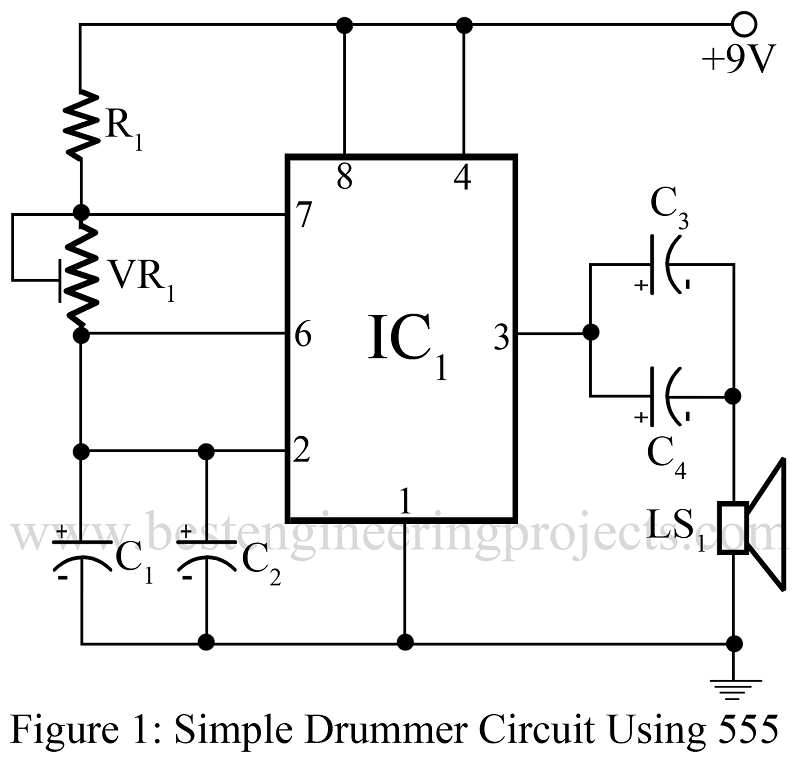
#> input picture opencv/project-using-555.webp, 800 x 758 px, given in place of the camera
$ python Video_captur_color.py
#> lines starting #> are read from the running program, lines starting #| are printed output that depends on the picture
import cv2
import matplotlib.pyplot as plt
import numpy as np

cap = cv2.VideoCapture(0)

while(1):

    # Take each frame
    _, frame = cap.read()
#> frame is the input picture: shape (758, 800, 3); min 0, max 255, mean 239.2

    # Convert BGR to HSV
    hsv = cv2.cvtColor(frame, cv2.COLOR_BGR2HSV)
#> hsv: shape (758, 800, 3); mean H, S, V 0, 0, 239.2

    # define range of red color in HSV
    lower_red = np.array([0,70,50])
    upper_red = np.array([10,255,255])

    #Threshold the HSV image to get only red colors
    mask = cv2.inRange(hsv, lower_red, upper_red)
#> mask: shape (758, 800); every value is 0

    # Bitwise-AND mask and original image
    res = cv2.bitwise_and(frame,frame, mask= mask)
#> res: shape (758, 800, 3); every value is 0

    # we are just adding 2 more channels on the mask so we can stack it along other images
    mask_3 = cv2.cvtColor(mask, cv2.COLOR_GRAY2BGR)

    # stacking up all three images together
    stacked = np.hstack((mask_3,frame,res))
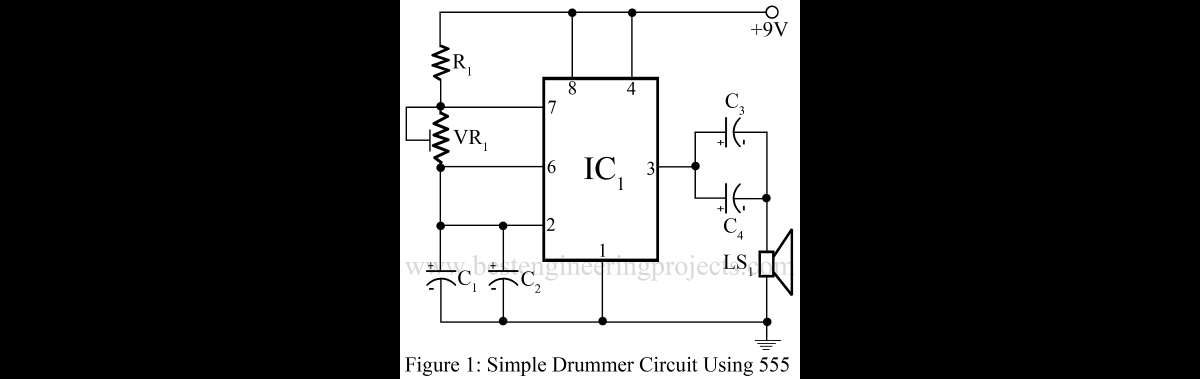
#> stacked: shape (758, 2400, 3) (shown at 1/2 size); min 0, max 255, mean 79.7

    cv2.imshow('Result',cv2.resize(stacked,None,fx=0.8,fy=0.8))
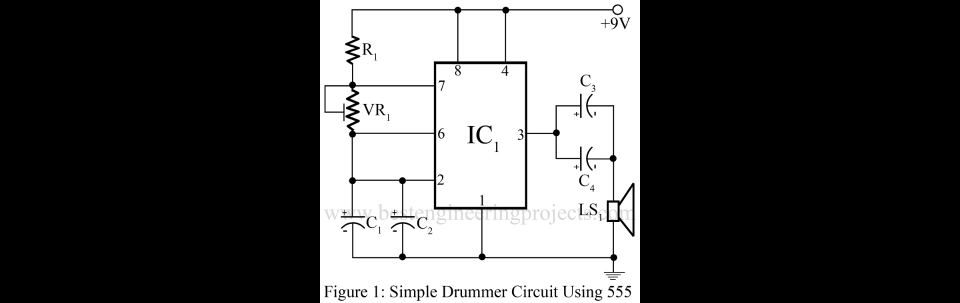
#> window 'Result': shape (606, 1920, 3) (shown at 1/2 size); min 0, max 255, mean 79.7
    k = cv2.waitKey(1) & 0xFF
#> (key Esc is pressed here)
    if k == ord ('q'):
        break

cv2.destroyAllWindows()
cap.release()
